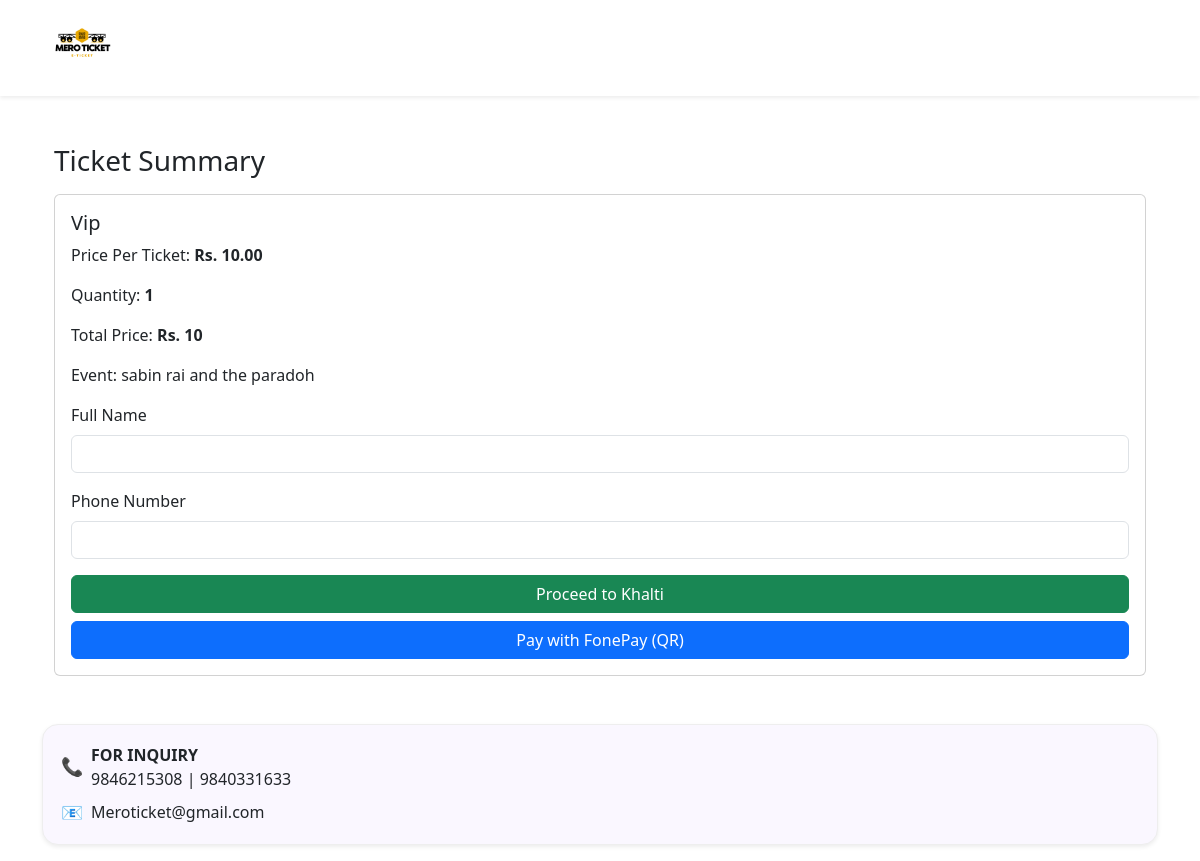
The page /buy/2/ on the database its author committed.
### ticket/models.py (models this page shows, shortened)
class TicketType(models.Model):
    name = models.CharField(max_length=50)
    price = models.DecimalField(max_digits=10, decimal_places=2)
    event = models.ForeignKey(Event, on_delete=models.CASCADE, related_name='ticket_types')
    limit = models.PositiveIntegerField(default=1000)  # maximum tickets
    sold = models.PositiveIntegerField(default=0)  # auto-increment when tickets are purchased
    active = models.BooleanField(default=True)  # Show on frontend or not
    valid_from = models.DateTimeField()
    valid_until = models.DateTimeField()
    active = models.BooleanField(default=True)

class Event(models.Model):
    name = models.CharField(max_length=200)
    image = models.ImageField(upload_to='event_images/')
    description = models.TextField(blank=True, null=True)
    active = models.BooleanField(default=True)  # Show on frontend or not
    date = models.DateTimeField()
    location = models.CharField(max_length=255, blank=True, null=True)

class SiteSettings(models.Model):
    phone_number = models.CharField(max_length=50, blank=True, null=True)
    phone_number2 = models.CharField(max_length=50, blank=True, null=True)
    email = models.EmailField(blank=True, null=True)
    class Meta:
        verbose_name = "Site Setting"
        verbose_name_plural = "Site Settings"

### ticket/views.py (the view)
# urls.py: path('buy/<int:tickettype_id>/', buy_ticket, name='buy_ticket'),
def buy_ticket(request, tickettype_id):
    ticket_type = get_object_or_404(TicketType, id=tickettype_id)
    qty = int(request.GET.get("qty", 1))
    qty = max(1, qty)
    remaining = ticket_type.limit #- ticket_type.sold
    if remaining <= 0:
        return render(request, "ticket/sold_out.html", {
            "ticket_type": ticket_type,
            "message": "This ticket type is sold out."
        })
    if qty > remaining:
        qty = remaining
    total_price = ticket_type.price * qty
    request.session["selected_qty"] = qty
    request.session["selected_ticket_type_id"] = tickettype_id
    return render(request, "ticket/checkout.html", {
        "ticket_type": ticket_type,
        "qty": qty,
        "max_qty": remaining,
        "total_price": total_price
    })

### ticket/context_processors.py (called while the page is built)
def footer_settings(request):
    try:
        settings = SiteSettings.objects.first()
    except:
        settings = None
    return {
        'footer_settings': settings
    }

### ticket/templates/ticket/checkout.html (shortened to what this page needs)
{% extends "ticket/base_user.html" %}
{% load static %}
{% block content %}
<div class="container mt-5">
    <h3>Ticket Summary</h3>
    <div class="card p-3 mt-3">
        <h5>{{ ticket_type.name }}</h5>
        <p>Price Per Ticket: <strong>Rs. {{ ticket_type.price }}</strong></p>
        <p>Quantity: <strong>{{ qty }}</strong></p>
        <p>Total Price: <strong>Rs. {{ total_price|floatformat:0 }}</strong></p>
        <p>Event: {{ ticket_type.event.name }}</p>
        <form id="khaltiForm" onsubmit="return false;">
            <div class="mb-3">
                <label class="form-label">Full Name</label>
                <input type="text" id="name" class="form-control" required>
            </div>
            <div class="mb-3">
                <label class="form-label">Phone Number</label>
                <input type="text" id="phone" class="form-control" required>
            </div>
            <button id="payBtn" class="btn btn-success w-100" type="button">
                Proceed to Khalti
            </button>
        </form>
        <button id="fonepayBtn" class="btn btn-primary w-100 mt-2" type="button">
            Pay with FonePay (QR)
        </button>
    </div>
</div>
{% endblock %}

### ticket/templates/ticket/base_user.html (shortened to what this page needs)
{% load static %}
<!DOCTYPE html>
<html lang="en">
<head>
    <link href="https://cdn.jsdelivr.net/npm/bootstrap@5.3.0/dist/css/bootstrap.min.css" rel="stylesheet">
</head>
<body>
<header class="shadow-sm bg-white">
    <div class="container d-flex align-items-center">
        <div class="header-logo me-auto">
            <img src="{% static 'images/meroticket_logo.png' %}" alt="Logo">
        </div>
    </div>
</header>
<main class="container mt-3">
    {% block content %}{% endblock %}
</main>
<footer class="container mt-5 mb-3">
    <div class="footer-card shadow-sm">
        <div class="d-flex align-items-center mb-2">
            <div class="footer-icon me-2">📞</div>
            <div>
                <strong>FOR INQUIRY</strong><br>
                {{ footer_settings.phone_number }} | {{ footer_settings.phone_number2 }}
            </div>
        </div>
        <div class="d-flex align-items-center">
            <div class="footer-icon me-2">📧</div>
            <div>{{ footer_settings.email }}</div>
        </div>
    </div>
</footer>
</body>
</html>

### ticket/templates/ticket/base_user.html (style rules this page uses)
body { background: #ffffff; }
header { padding: 8px 15px !important; }
.header-logo img { height: 80px; object-fit: contain; }
.footer-card { background: #faf7ff; border-radius: 16px; padding: 18px; border: 1px solid #eee; }
.footer-icon { font-size: 18px; }

### rows shown on the page
TicketType: name "Vip", price "10.00", event.name "sabin rai and the paradoh"
SiteSettings: phone_number "9846215308", phone_number2 "9840331633", email "Meroticket@gmail.com"

### other values the page prints
{{ qty }} "1"
{{ total_price|floatformat:0 }} "10"
